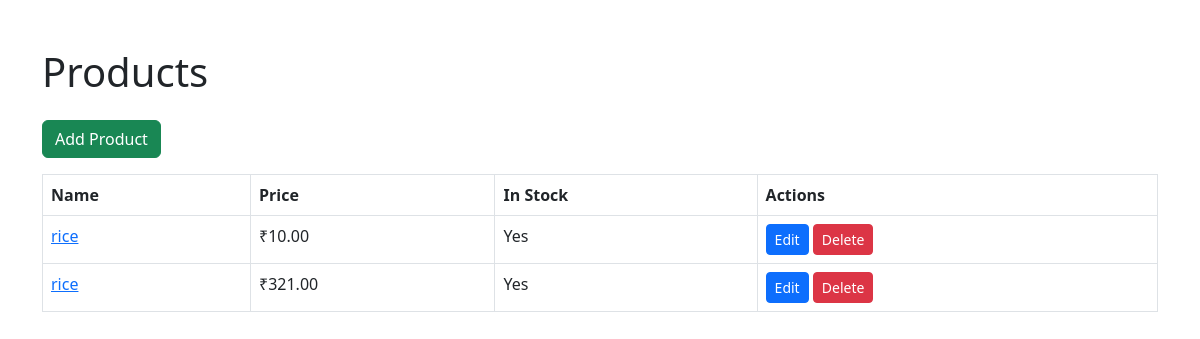
/products/, run on an earlier commit of the app's database.
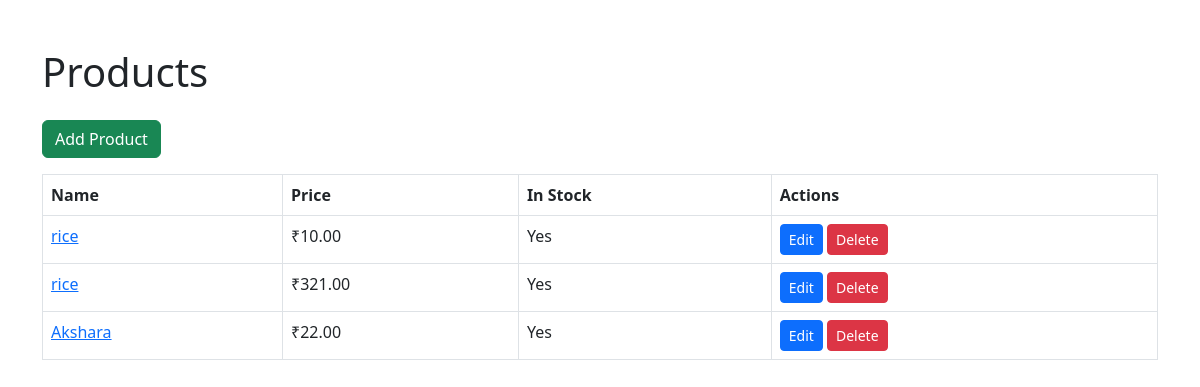
And on a later commit of the database.
### inventory/models.py (models this page shows, shortened)
class Product(models.Model):
    name = models.CharField(max_length=100)
    price = models.DecimalField(max_digits=10, decimal_places=2)
    description = models.TextField(blank=True)
    in_stock = models.BooleanField(default=True)

### inventory/views.py (the view)
# urls.py: path("products/", views.product_list, name="product_list"),
def product_list(request):
    products = Product.objects.all()
    return render(request, "products/product_list.html", {"products": products})

### inventory/templates/products/product_list.html (shortened to what this page needs)
{% load static %}
<!DOCTYPE html>
<html>
<head>
    <link href="https://cdn.jsdelivr.net/npm/bootstrap@5.3.0/dist/css/bootstrap.min.css" rel="stylesheet">
</head>
<body class="container mt-5">
<h1 class="mb-4">Products</h1>
<a href="{% url 'product_create' %}" class="btn btn-success mb-3">Add Product</a>
<table class="table table-bordered">
  <thead>
    <tr>
      <th>Name</th>
      <th>Price</th>
      <th>In Stock</th>
      <th>Actions</th>
    </tr>
  </thead>
  <tbody>
    {% for product in products %}
      <tr>
        <td><a href="{% url 'product_detail' product.pk %}">{{ product.name }}</a></td>
        <td>₹{{ product.price }}</td>
        <td>{{ product.in_stock|yesno:"Yes,No" }}</td>
        <td>
          <a href="{% url 'product_update' product.pk %}" class="btn btn-primary btn-sm">Edit</a>
          <a href="{% url 'product_delete' product.pk %}" class="btn btn-danger btn-sm">Delete</a>
        </td>
      </tr>
    {% endfor %}
  </tbody>
</table>
</body>
</html>

What changed in the data, as far as the page shows it:
added Product: name "Akshara", price "22.00", in_stock "Yes"
